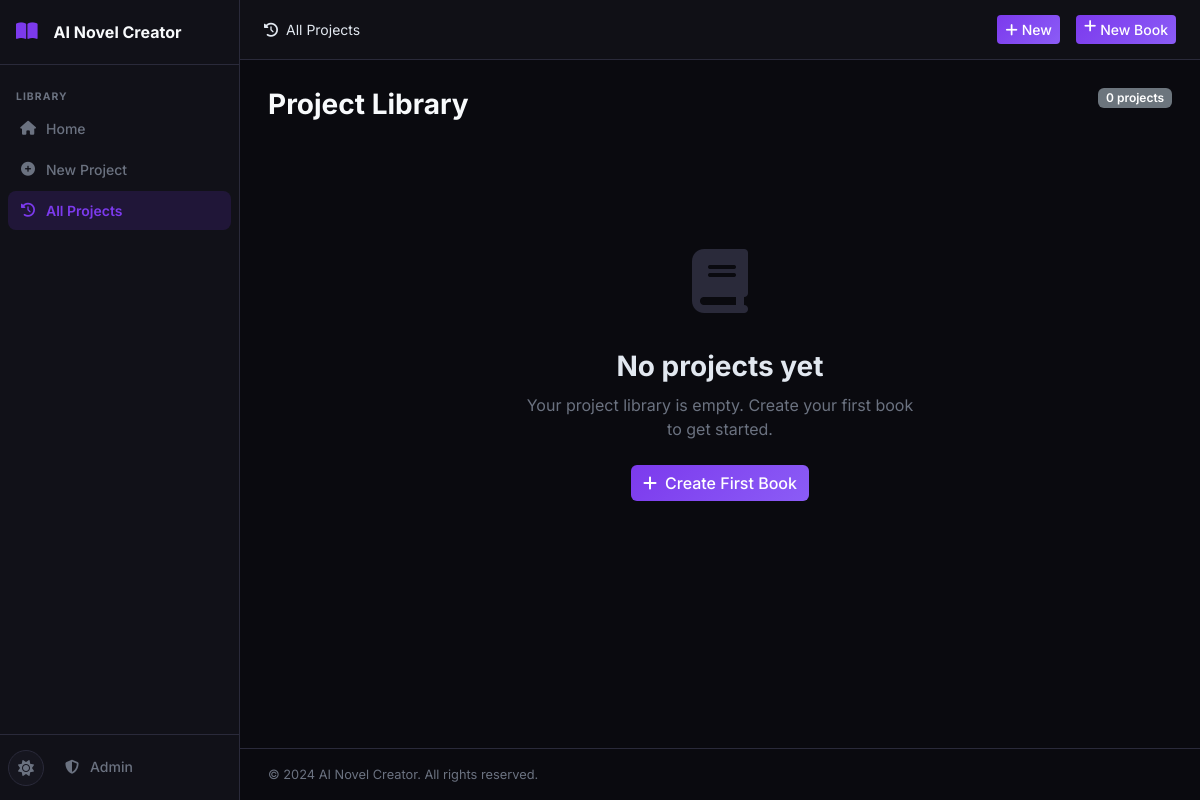
Before: /history with the older database file.
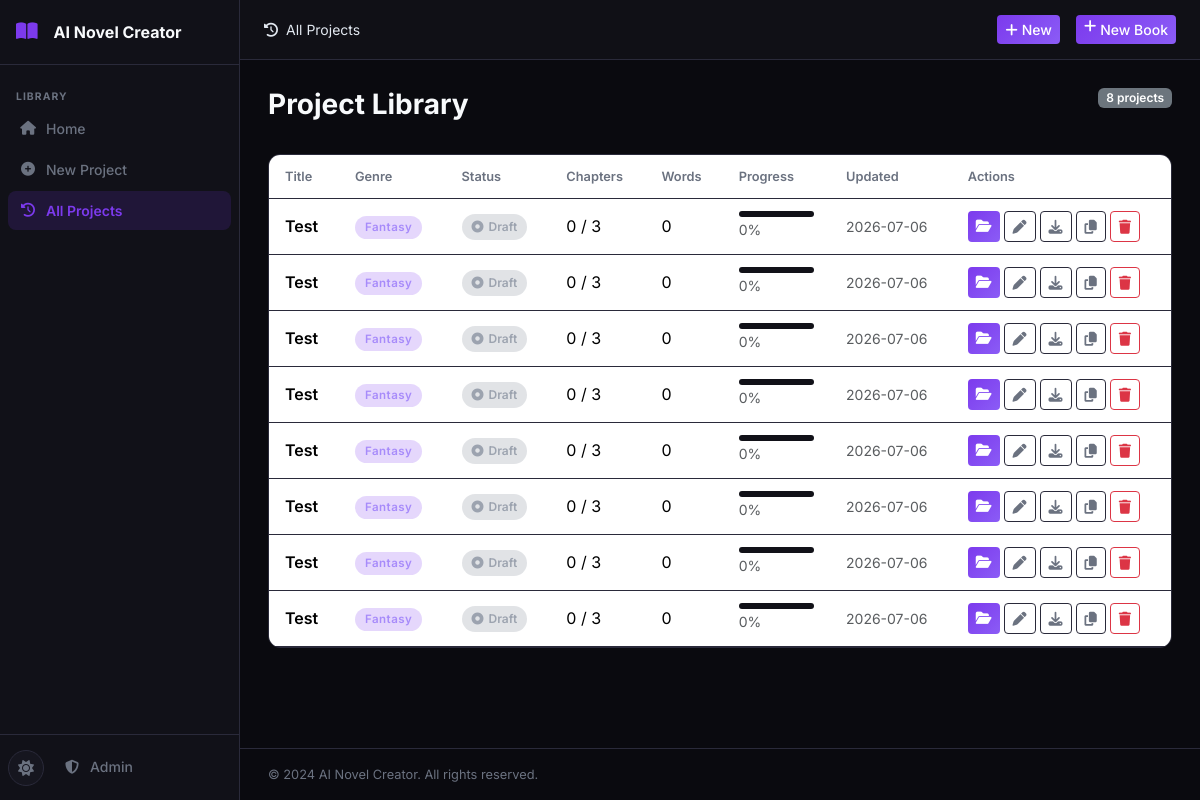
After: the same page with the newer database file.
### tables this page shows
CREATE TABLE projects (
    id INTEGER PRIMARY KEY AUTOINCREMENT,
    title TEXT NOT NULL,
    subtitle TEXT DEFAULT '',
    genre TEXT DEFAULT 'Fantasy',
    audience TEXT DEFAULT 'Adult',
    description TEXT DEFAULT '',
    language TEXT DEFAULT 'English',
    story_type TEXT DEFAULT 'Novel',
    writing_style TEXT DEFAULT 'Descriptive',
    point_of_view TEXT DEFAULT 'Third Person Limited',
    tense TEXT DEFAULT 'Past',
    tone TEXT DEFAULT 'Adventurous',
    num_chapters INTEGER DEFAULT 10,
    words_per_chapter INTEGER DEFAULT 2000,
    creativity_level TEXT DEFAULT 'balanced',
    temperature REAL DEFAULT 0.7,
    top_p REAL DEFAULT 0.9,
    max_tokens INTEGER DEFAULT 4096,
    status TEXT DEFAULT 'draft',
    current_chapter INTEGER DEFAULT 0,
    total_words INTEGER DEFAULT 0,
    cover_prompt TEXT DEFAULT '',
    include_images INTEGER DEFAULT 0,
    images_per_chapter INTEGER DEFAULT 1,
    image_style TEXT DEFAULT 'Realistic',
    created_at TIMESTAMP DEFAULT CURRENT_TIMESTAMP,
    updated_at TIMESTAMP DEFAULT CURRENT_TIMESTAMP
);

### routes/main.py (the view)
@bp.route('/history')
def history():
    db = get_db()
    projects = db.execute('SELECT * FROM projects ORDER BY updated_at DESC').fetchall()
    return render_template('history.html', projects=projects)

### database/__init__.py (called while the page is built)
def get_db():
    if 'db' not in g:
        db_path = current_app.config['DATABASE']
        os.makedirs(os.path.dirname(db_path), exist_ok=True)
        g.db = sqlite3.connect(db_path)
        g.db.row_factory = sqlite3.Row
        g.db.execute('PRAGMA foreign_keys = ON')
        g.db.execute('PRAGMA journal_mode = WAL')
    return g.db

### utils/helpers.py (called while the page is built)
def get_setting(db, key, default=''):
    row = db.execute('SELECT value FROM settings WHERE key = ?', (key,)).fetchone()
    return row['value'] if row else default

### templates/history.html (shortened to what this page needs)
{% extends "base.html" %}
{% block breadcrumb %}<i class="fas fa-history me-2"></i>All Projects{% endblock %}
{% block topnav_actions %}
<a href="{{ url_for('projects.new_project') }}" class="btn btn-primary btn-sm me-2">
  <i class="fas fa-plus me-1"></i>New
</a>
{% endblock %}
{% block content %}
<div class="page-header">
  <h1 class="page-title">Project Library</h1>
  <span class="badge bg-secondary">{{ projects | length }} projects</span>
</div>
{% if projects %}
<div class="card data-card">
  <div class="card-body p-0">
    <div class="table-responsive">
      <table class="table table-hover align-middle mb-0">
        <thead>
          <tr>
            <th>Title</th>
            <th>Genre</th>
            <th>Status</th>
            <th>Chapters</th>
            <th>Words</th>
            <th>Progress</th>
            <th>Updated</th>
            <th>Actions</th>
          </tr>
        </thead>
        <tbody>
          {% for p in projects %}
          <tr>
            <td>
              <div class="fw-600">{{ p.title }}</div>
            </td>
            <td><span class="genre-badge genre-{{ p.genre | lower | replace(' ', '-') | replace('/', '-') }}">{{ p.genre }}</span></td>
            <td>
              <span class="status-pill status-{{ p.status }}">
                {% if p.status == 'completed' %}<i class="fas fa-check-circle"></i>
                {% elif p.status in ['generating'] %}<i class="fas fa-spinner fa-spin"></i>
                {% elif p.status == 'paused' %}<i class="fas fa-pause"></i>
                {% else %}<i class="fas fa-circle-dot"></i>{% endif %}
                {{ p.status | title }}
              </span>
            </td>
            <td>{{ p.current_chapter }} / {{ p.num_chapters }}</td>
            <td>{{ '{:,}'.format(p.total_words) }}</td>
            <td style="min-width:100px">
              {% set pct = (p.current_chapter / p.num_chapters * 100) | int if p.num_chapters else 0 %}
              <div class="progress" style="height:6px">
              </div>
              <small class="text-muted">{{ pct }}%</small>
            </td>
            <td><small class="text-muted">{{ p.updated_at[:10] }}</small></td>
            <td>
              <div class="d-flex gap-1">
                <a href="{{ url_for('projects.project_detail', project_id=p.id) }}" class="btn btn-sm btn-primary" title="Open">
                  <i class="fas fa-folder-open"></i>
                </a>
                <a href="{{ url_for('editor.editor_page', project_id=p.id) }}" class="btn btn-sm btn-outline-secondary" title="Editor">
                  <i class="fas fa-pen"></i>
                </a>
                <a href="{{ url_for('exports.export_page', project_id=p.id) }}" class="btn btn-sm btn-outline-secondary" title="Export">
                  <i class="fas fa-download"></i>
                </a>
                <form method="POST" action="{{ url_for('projects.duplicate_project', project_id=p.id) }}" style="display:inline">
                  <button type="submit" class="btn btn-sm btn-outline-secondary" title="Duplicate">
                    <i class="fas fa-copy"></i>
                  </button>
                </form>
                <button class="btn btn-sm btn-outline-danger" onclick="confirmDelete({{ p.id }}, '{{ p.title | e }}')" title="Delete">
                  <i class="fas fa-trash"></i>
                </button>
              </div>
            </td>
          </tr>
          {% endfor %}
        </tbody>
      </table>
    </div>
  </div>
</div>
{% else %}
<div class="empty-state">
  <div class="empty-icon"><i class="fas fa-book"></i></div>
  <h3>No projects yet</h3>
  <p>Your project library is empty. Create your first book to get started.</p>
  <a href="{{ url_for('projects.new_project') }}" class="btn btn-primary">
    <i class="fas fa-plus me-2"></i>Create First Book
  </a>
</div>
{% endif %}
{% endblock %}

Changed rows visible on the page:
added projects: title "Test", genre "Fantasy", status "Draft", current_chapter "0", num_chapters "3", total_words "0", pct "0", updated_at "2026-07-06"
added projects: title "Test", genre "Fantasy", status "Draft", current_chapter "0", num_chapters "3", total_words "0", pct "0", updated_at "2026-07-06"
added projects: title "Test", genre "Fantasy", status "Draft", current_chapter "0", num_chapters "3", total_words "0", pct "0", updated_at "2026-07-06"
added projects: title "Test", genre "Fantasy", status "Draft", current_chapter "0", num_chapters "3", total_words "0", pct "0", updated_at "2026-07-06"
added projects: title "Test", genre "Fantasy", status "Draft", current_chapter "0", num_chapters "3", total_words "0", pct "0", updated_at "2026-07-06"
added projects: title "Test", genre "Fantasy", status "Draft", current_chapter "0", num_chapters "3", total_words "0", pct "0", updated_at "2026-07-06"
added projects: title "Test", genre "Fantasy", status "Draft", current_chapter "0", num_chapters "3", total_words "0", pct "0", updated_at "2026-07-06"
added projects: title "Test", genre "Fantasy", status "Draft", current_chapter "0", num_chapters "3", total_words "0", pct "0", updated_at "2026-07-06"
Other visible differences:
{{ projects | length }}: "0" → "8"
text no longer shown: "No projects yet Your project library is empty. Create your first book to get started. Create First Book"
text now shown: "Title Genre Status Chapters Words Progress Updated Actions"
